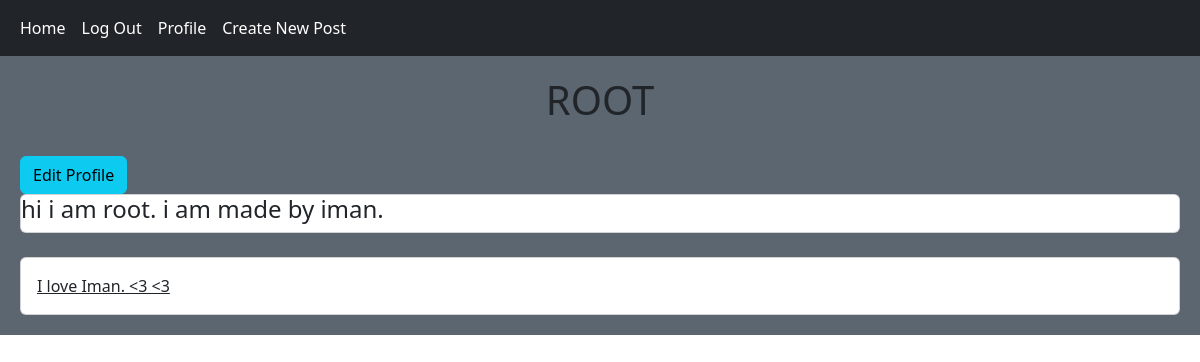
The app's page /accounts/profile/1/ (signed in), older data.
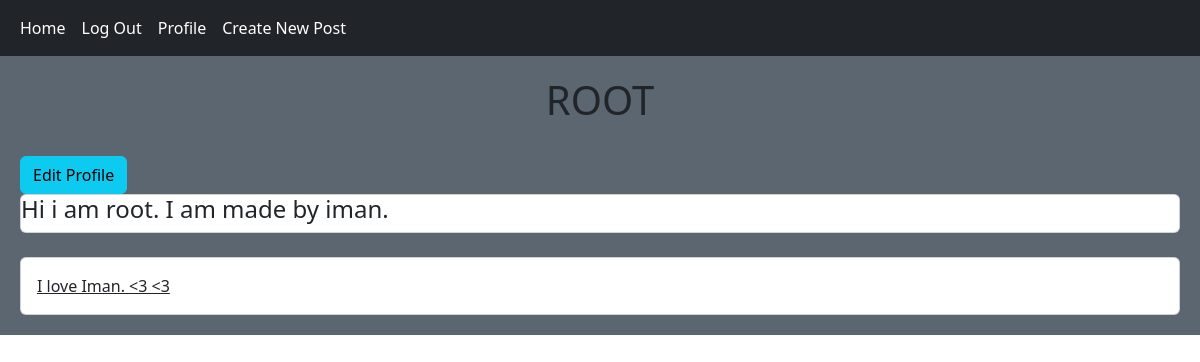
The same page, newer data.
### accounts/models.py (models this page shows, shortened)
class User(AbstractBaseUser):
    last_name = models.CharField(max_length=100)
    first_name = models.CharField(max_length=100)
    email = models.EmailField(max_length=250, unique=True)
    username = models.CharField(max_length=50, unique=True)
    phone_number = models.CharField(max_length=11, unique=True)
    bio = models.CharField(max_length=100)
    is_active = models.BooleanField(default=True)
    is_admin = models.BooleanField(default=False)
    birthday = models.DateField(blank=True, null=True)
    objects = UserManager()
    USERNAME_FIELD = 'phone_number'
    REQUIRED_FIELDS = ['email', 'username']

### accounts/views.py (the view)
# urls.py: path('profile/<int:user_id>/', views.UserProfileView.as_view(), name='user_profile'),
class UserProfileView(LoginRequiredMixin, View):
    template_name = 'accounts/profile.html'
    def get(self, request, user_id):
        is_following = False
        user = get_object_or_404(User, id=user_id)
        posts = Post.objects.filter(user=user)
        relation = Relation.objects.filter(from_user=request.user, to_user=user)
        if relation.exists():
            is_following = True
        return render(request, self.template_name, {'user': user, 'posts': posts, 'is_following': is_following})

### accounts/templates/accounts/profile.html (shortened to what this page needs)
{% extends 'Base.html' %}
{% block content %}
<h1 class="text-center">{{ user.username | upper  }}</h1>
<br/>
{% if request.user.id == user.id %}
    <a href="{% url 'accounts:edit_user' %}" class="btn btn-info">Edit Profile</a>
{%endif%}
<br/>
<div class="card">
    <h4>{{ user.bio }}</h4>
</div>
<br/>
<div class="card">
    {% for post in posts %}
        <a href="{% url 'post:post_detail' post.id post.slug %}" class="card-body">{{ post.body | truncatewords:60 }}</a>
    {% endfor %}
</div>
{% endblock %}

Row changes from the older to the newer data that the page shows:
changed User "ROOT": bio "hi i am root. i am made by iman." → "Hi i am root. I am made by iman."
